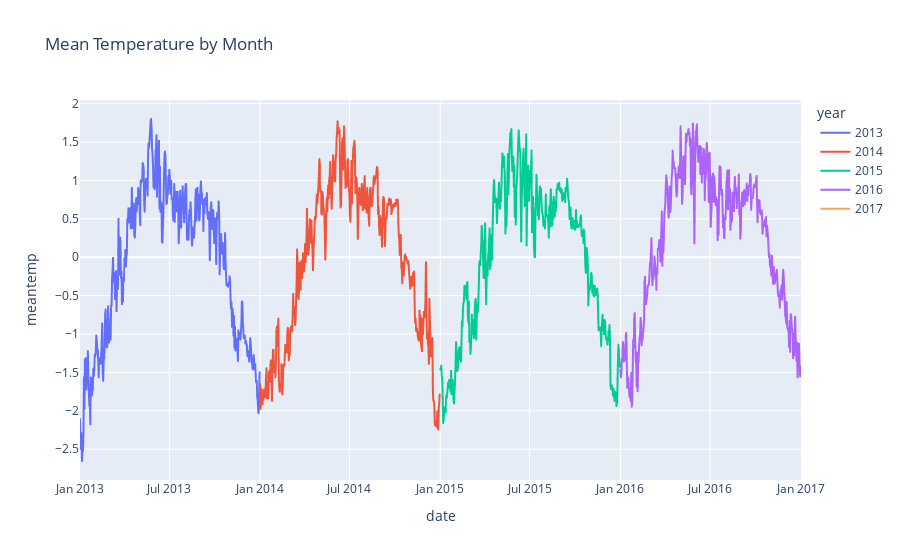

The notebook cell saved with this chart:
### Code cell
fig = px.line(df_scaled, x = df_scaled.index, y = 'meantemp', color = 'year', title = 'Mean Temperature by Month')
fig.show()

### Figure 1 — Plotly figure (JSON) as saved in the notebook; plotly's stock layout.template omitted (floating-point values rounded to 4 significant figures; data arrays with more than 128 entries replaced by an {"elided": "..."} marker saying what was removed)
{"data": [{"hovertemplate": "year=2013<br>date=%{x}<br>meantemp=%{y}<extra></extra>", "legendgroup": "2013", "line": {"color": "#636efa", "dash": "solid"}, "marker": {"symbol": "circle"}, "mode": "lines", "name": "2013", "showlegend": true, "type": "scattergl", "x": {"elided": "365 str values"}, "xaxis": "x", "y": {"elided": "365 float values"}, "yaxis": "y"}, {"hovertemplate": "year=2014<br>date=%{x}<br>meantemp=%{y}<extra></extra>", "legendgroup": "2014", "line": {"color": "#EF553B", "dash": "solid"}, "marker": {"symbol": "circle"}, "mode": "lines", "name": "2014", "showlegend": true, "type": "scattergl", "x": {"elided": "365 str values"}, "xaxis": "x", "y": {"elided": "365 float values"}, "yaxis": "y"}, {"hovertemplate": "year=2015<br>date=%{x}<br>meantemp=%{y}<extra></extra>", "legendgroup": "2015", "line": {"color": "#00cc96", "dash": "solid"}, "marker": {"symbol": "circle"}, "mode": "lines", "name": "2015", "showlegend": true, "type": "scattergl", "x": {"elided": "365 str values"}, "xaxis": "x", "y": {"elided": "365 float values"}, "yaxis": "y"}, {"hovertemplate": "year=2016<br>date=%{x}<br>meantemp=%{y}<extra></extra>", "legendgroup": "2016", "line": {"color": "#ab63fa", "dash": "solid"}, "marker": {"symbol": "circle"}, "mode": "lines", "name": "2016", "showlegend": true, "type": "scattergl", "x": {"elided": "366 str values"}, "xaxis": "x", "y": {"elided": "366 float values"}, "yaxis": "y"}, {"hovertemplate": "year=2017<br>date=%{x}<br>meantemp=%{y}<extra></extra>", "legendgroup": "2017", "line": {"color": "#FFA15A", "dash": "solid"}, "marker": {"symbol": "circle"}, "mode": "lines", "name": "2017", "showlegend": true, "type": "scattergl", "x": ["2017-01-01T00:00:00.000000000"], "xaxis": "x", "y": [-2.11], "yaxis": "y"}], "layout": {"legend": {"title": {"text": "year"}, "tracegroupgap": 0}, "title": {"text": "Mean Temperature by Month"}, "xaxis": {"anchor": "y", "domain": [0, 1], "title": {"text": "date"}}, "yaxis": {"anchor": "x", "domain": [0, 1], "title": {"text": "meantemp"}}}}
